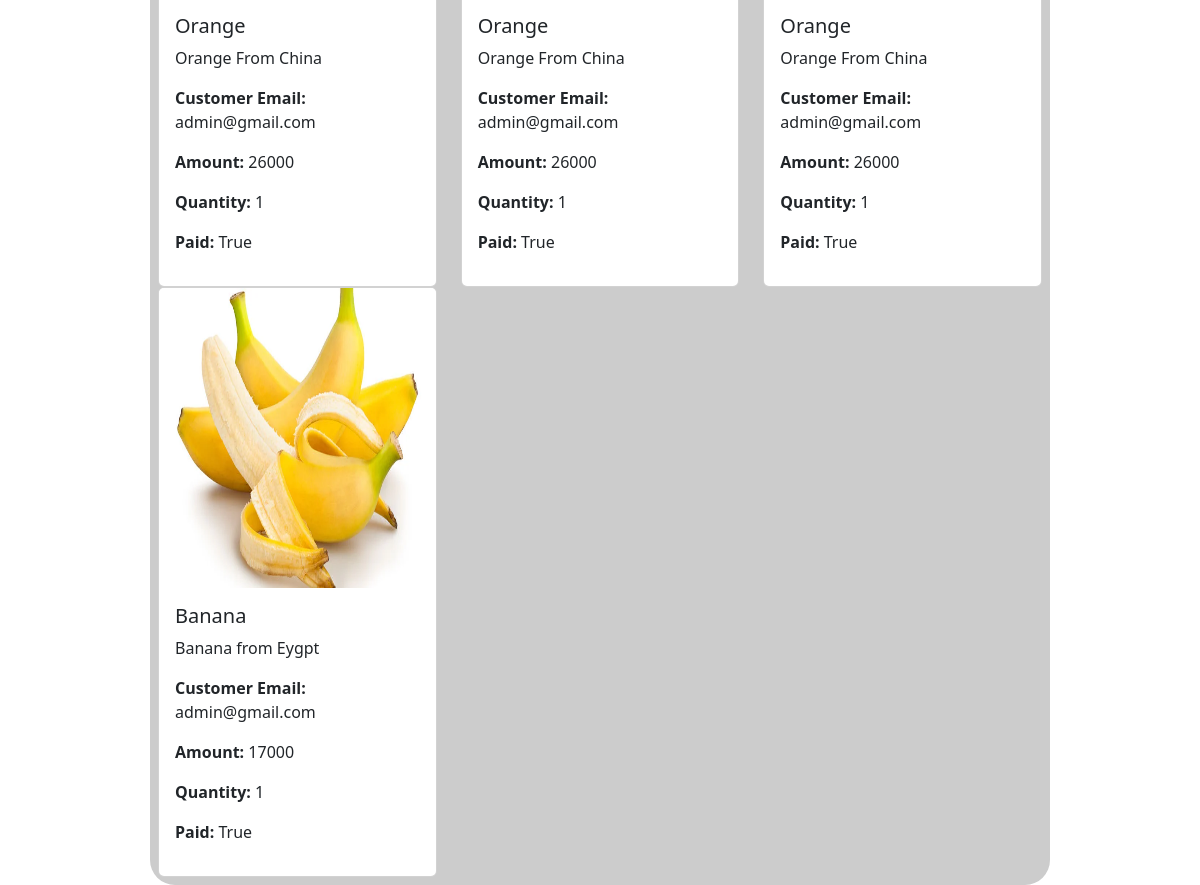
The app's page /orders/histroy (lower part), older data.
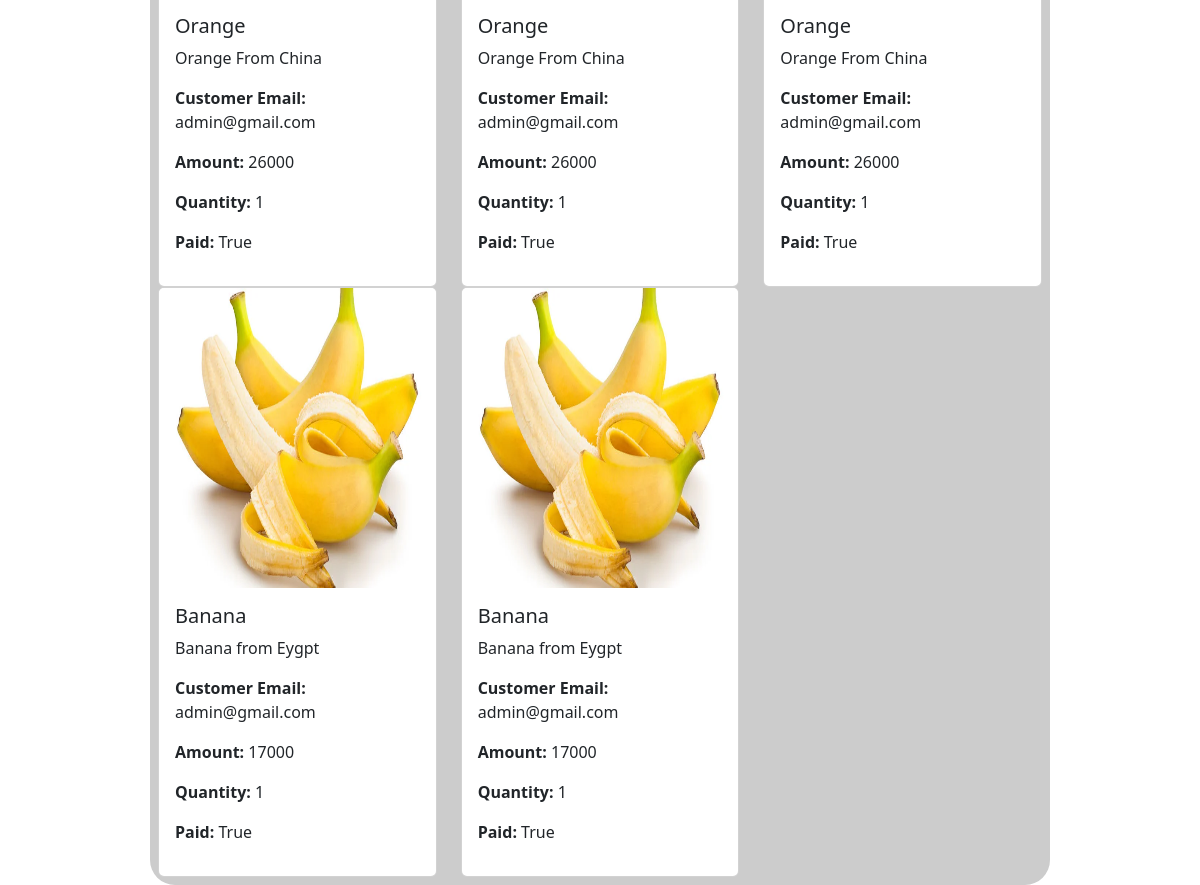
The same page, newer data.
### core/models.py (models this page shows, shortened)
class OrderDetail(models.Model):
    customer_email = models.EmailField()
    product = models.ForeignKey(Product, on_delete=models.PROTECT)
    amount = models.IntegerField()
    quantity = models.IntegerField(validators=[MinValueValidator(1)], default=1)
    stripe_id = models.CharField(max_length=255)
    has_paid = models.BooleanField(default=False)
    created_on = models.DateTimeField(auto_now_add=True)
    updated_on = models.DateTimeField(auto_now_add=True)

class Product(models.Model):
    name = models.CharField(max_length=255)
    body = models.TextField()
    thumbnail = models.ImageField(upload_to="product/image", blank=True)
    price = models.DecimalField(decimal_places=2, max_digits=15)
    created_at = models.DateTimeField(auto_now_add=True)
    updated_at = models.DateTimeField(auto_now=True)

### core/views.py (the view)
# urls.py: path('orders/histroy', views.OrderHistroyView.as_view(), name='order_histroy'),
class OrderHistroyView(ListView):
    model = OrderDetail
    context_object_name = 'orders'
    template_name = 'product/order_histroy.html'

### templates/product/order_histroy.html (shortened to what this page needs)
{% extends 'base/base.html' %}
{% block body %}
    <div class="row">
        {% for order in orders %}
        <div class="col-sm-4 mb-3 mb-sm-0">
          <div class="card">
            <img src="{{ order.product.thumbnail.url }}" class="card-img-top" alt="{{ product.name }}" height="300px">
            <div class="card-body">
              <h5 class="card-title">{{ order.product.name }}</h5>
              <p class="card-text">{{ order.product.body }}</p>
              <p><strong>Customer Email: </strong>{{ order.customer_email }}</p>
              <p><strong>Amount: </strong>{{ order.amount }}</p>
              <p><strong>Quantity: </strong>{{ order.quantity }}</p>
              <p><strong>Paid: </strong>{{ order.has_paid }}</p>
            </div>
          </div>
        </div>
        {% endfor %}
    </div>
{% endblock %}

### templates/base/base.html (shortened to what this page needs)
<!doctype html>
<html lang="en">
  <head>
    <link href="https://cdn.jsdelivr.net/npm/bootstrap@5.3.0-alpha1/dist/css/bootstrap.min.css" rel="stylesheet">
  </head>
  <body>
    <div class="container mt-3 p-2 w-75 border-1" style="background-color: rgb(204, 204, 204); border-radius: 25px;">
        {% block body %}
        {% endblock %}
    </div>
  </body>
</html>

Row changes from the older to the newer data that the page shows:
added OrderDetail: product.thumbnail (picture), product.name "Banana", product.body "Banana from Eygpt", customer_email "admin@gmail.com", amount "17000", quantity "1", has_paid "True"
